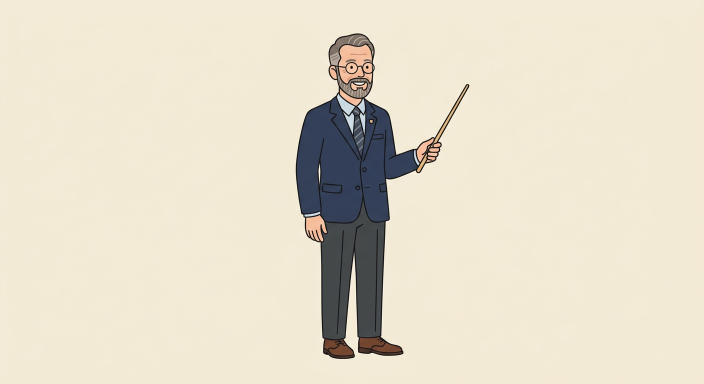
#> input picture video-actualisateurs/assets/professeur.png, 1408 x 768 px (shown at 1/2 size); its folder holds only this picture in this run
$ python -i viz.py   (imports and definitions only)
#> lines starting #> are read from the running program, lines starting #| are printed output that depends on the picture
# -*- coding: utf-8 -*-
"""
viz.py — moteur graphique « Les actualisateurs du substantif ».
Primitives PIL + scènes déclaratives (tracks pré-rendues collées par frame).
1920x1080 @ 25 fps. Charte : crème ; sarcelle (I), corail (II), violet (III) ;
DejaVu Serif Bold / Sans / Sans Mono.
"""
from __future__ import annotations

import math
import os
from PIL import Image, ImageDraw, ImageFont, ImageFilter

BASE = os.path.dirname(os.path.dirname(os.path.abspath(__file__)))
ASSETS = os.path.join(BASE, "assets")

W, H = 1920, 1080
FPS = 25

CREAM   = (245, 239, 226)
CREAM_D = (236, 228, 210)
INK     = (43, 40, 36)
INK_SOFT = (94, 88, 80)
WHITE   = (255, 253, 248)
TEAL    = (40, 118, 116)
TEAL_D  = (26, 84, 83)
TEAL_L  = (214, 232, 231)
CORAL   = (190, 84, 52)
CORAL_D = (146, 60, 36)
CORAL_L = (243, 224, 216)
VIOLET  = (101, 72, 138)
VIOLET_D = (74, 51, 104)
VIOLET_L = (228, 220, 238)
GOLD    = (196, 150, 46)
GREEN   = (58, 138, 82)
GREEN_L = (219, 236, 224)
RED     = (178, 60, 52)
GREY    = (150, 144, 134)
GREY_L  = (224, 218, 205)

CHAP_COLORS = {1: (TEAL, TEAL_D, TEAL_L), 2: (CORAL, CORAL_D, CORAL_L),
               3: (VIOLET, VIOLET_D, VIOLET_L), 0: (INK, INK, GREY_L)}

FONT_DIR = "/usr/share/fonts/truetype/dejavu"
_FONTS = {
    "serif":  os.path.join(FONT_DIR, "DejaVuSerif-Bold.ttf"),
    "sans":   os.path.join(FONT_DIR, "DejaVuSans.ttf"),
    "sansb":  os.path.join(FONT_DIR, "DejaVuSans-Bold.ttf"),
    "mono":   os.path.join(FONT_DIR, "DejaVuSansMono.ttf"),
    "monob":  os.path.join(FONT_DIR, "DejaVuSansMono-Bold.ttf"),
}
_font_cache: dict = {}


# [5 lines left out: function font, not called in this run]


def clamp(v, a=0.0, b=1.0):
    return max(a, min(b, v))


def lerp(a, b, t):
    return a + (b - a) * t


def ease_io(t):
    t = clamp(t)
    return 4 * t ** 3 if t < 0.5 else 1 - (-2 * t + 2) ** 3 / 2


def ease_out(t):
    t = clamp(t)
    return 1 - (1 - t) ** 3


def pulse(t, hz=1.1):
    return 0.5 - 0.5 * math.cos(2 * math.pi * hz * t)


def new_img(w=W, h=H, color=CREAM):
    return Image.new("RGB", (w, h), color)


def new_rgba(w=W, h=H):
    return Image.new("RGBA", (w, h), (0, 0, 0, 0))


def text_size(draw, s, f):
    l, t, r, b = draw.textbbox((0, 0), s, font=f)
    return r - l, b - t


# [13 lines left out: function wrap, not called in this run]


def rrect(draw, box, r, fill=None, outline=None, width=1):
    draw.rounded_rectangle(box, radius=r, fill=fill, outline=outline, width=width)


# [11 lines left out: function panel, not called in this run]


_prof_sprite = None


def professeur(height=330):
#> called with height = 330
    global _prof_sprite
    if _prof_sprite is None or _prof_sprite.height != height:
        src = Image.open(os.path.join(ASSETS, "professeur.png")).convert("RGBA")
        bg = src.getpixel((4, 4))[:3]
#> bg = (243, 235, 216)
        px = src.load()
        w, h = src.size
#> w = 1408; h = 768
        for j in range(h):
            for i in range(w):
                r, g, b, a = px[i, j]
                if abs(r - bg[0]) < 26 and abs(g - bg[1]) < 26 and abs(b - bg[2]) < 26:
                    px[i, j] = (r, g, b, 0)
        ratio = height / h
#> ratio = 0.43
        _prof_sprite = src.resize((int(w * ratio), height), Image.LANCZOS)
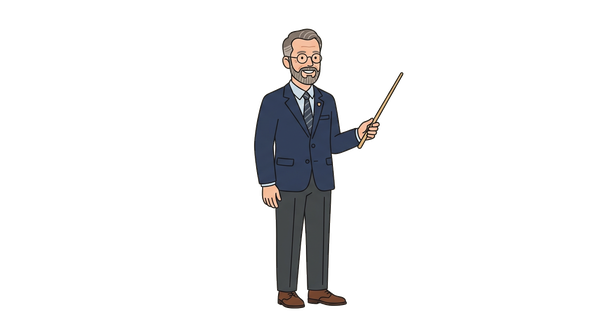
#> _prof_sprite: PIL image 605x330 RGBA; mean R, G, B, A 7.8, 7.7, 8.1, 21.6; transparent parts drawn white
    return _prof_sprite


# [75 lines left out: functions cat_sprite, header, footer, base_scene, paste_prof, chat_tag, not called in this run]


class Track:
    # [57 lines left out: functions __init__, draw, not called in this run]


class Mover:
    # [30 lines left out: functions __init__, draw, not called in this run]


class Scene:
    # [12 lines left out: function __init__, not called in this run]

    def add(self, track):
        self.tracks.append(track)
        return track

    def dyn_fn(self, fn):
        self.dyn.append(fn)
        return fn

    def commit(self):
        self.base_rgba = self.base.convert("RGBA")

    # [58 lines left out: functions frame, text_img, quote_card, not called in this run]

>>> result = professeur()
